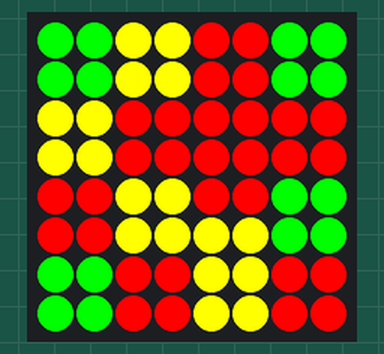
Simulated run of this sketch. Board: Arduino Uno, built with avr-gcc and run on an emulated ATmega328P. Shown: 8×8 RGB LED matrix (first LED top left, wired row by row).

Above: at 0.1 s.

The sketch:

dmatrix.ino
```cpp
#include <Adafruit_LEDBackpack.h>
#include <Arduino.h>
#include <string.h>

Adafruit_BicolorMatrix matrix = Adafruit_BicolorMatrix();

const uint16_t bitmap[8][8] = {
{3, 3, 2, 2, 1, 1, 3, 3, },
{3, 3, 2, 2, 1, 1, 3, 3, },
{2, 2, 1, 1, 1, 1, 1, 1, },
{2, 2, 1, 1, 1, 1, 1, 1, },
{1, 1, 2, 2, 1, 1, 3, 3, },
{1, 1, 2, 2, 2, 2, 3, 3, },
{3, 3, 1, 1, 2, 2, 1, 1, },
{3, 3, 1, 1, 2, 2, 1, 1, },
};

void displayBitmap(const uint16_t bit[8][8]){
  for (int i=0; i<8; i++)
    for (int j=0; j<8; j++)
      matrix.drawPixel(i, j, bit[j][i]);
}

void setup() {
  matrix.begin(0x71);
  matrix.clear();
  matrix.setRotation(3);
  displayBitmap(bitmap);
  matrix.writeDisplay();
}

void loop() {
  // put your main code here, to run repeatedly:
}
```
